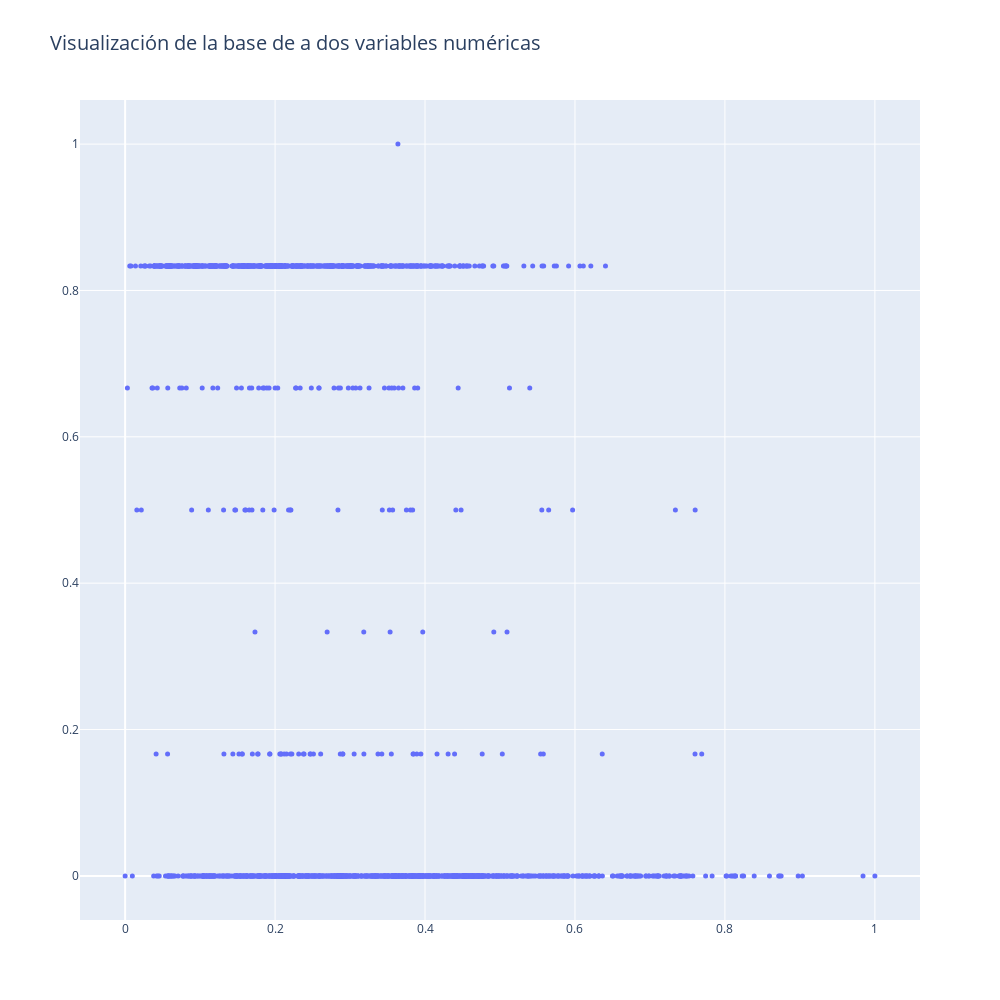

This figure's notebook cell:
### Code cell
graf1 = go.Scatter(x=data_columns[0], y=data_columns[1],
                        mode='markers',
                        marker=dict(
                            size=5)
                        )

layout = go.Layout(title="Visualización de la base de a dos variables numéricas",titlefont=dict(size=20),
                autosize=False, width=1000,height=1000)

fig = go.Figure(data=graf1, layout=layout)

iplot(fig)

### Figure 1 — Plotly figure (JSON) as saved in the notebook; plotly's stock layout.template omitted (floating-point values rounded to 4 significant figures; data arrays with more than 128 entries replaced by an {"elided": "..."} marker saying what was removed)
{"data": [{"marker": {"size": 5}, "mode": "markers", "type": "scatter", "x": {"elided": "1620 float values"}, "y": {"elided": "1620 float values"}}], "layout": {"autosize": false, "height": 1000, "title": {"font": {"size": 20}, "text": "Visualización de la base de a dos variables numéricas"}, "width": 1000}}
